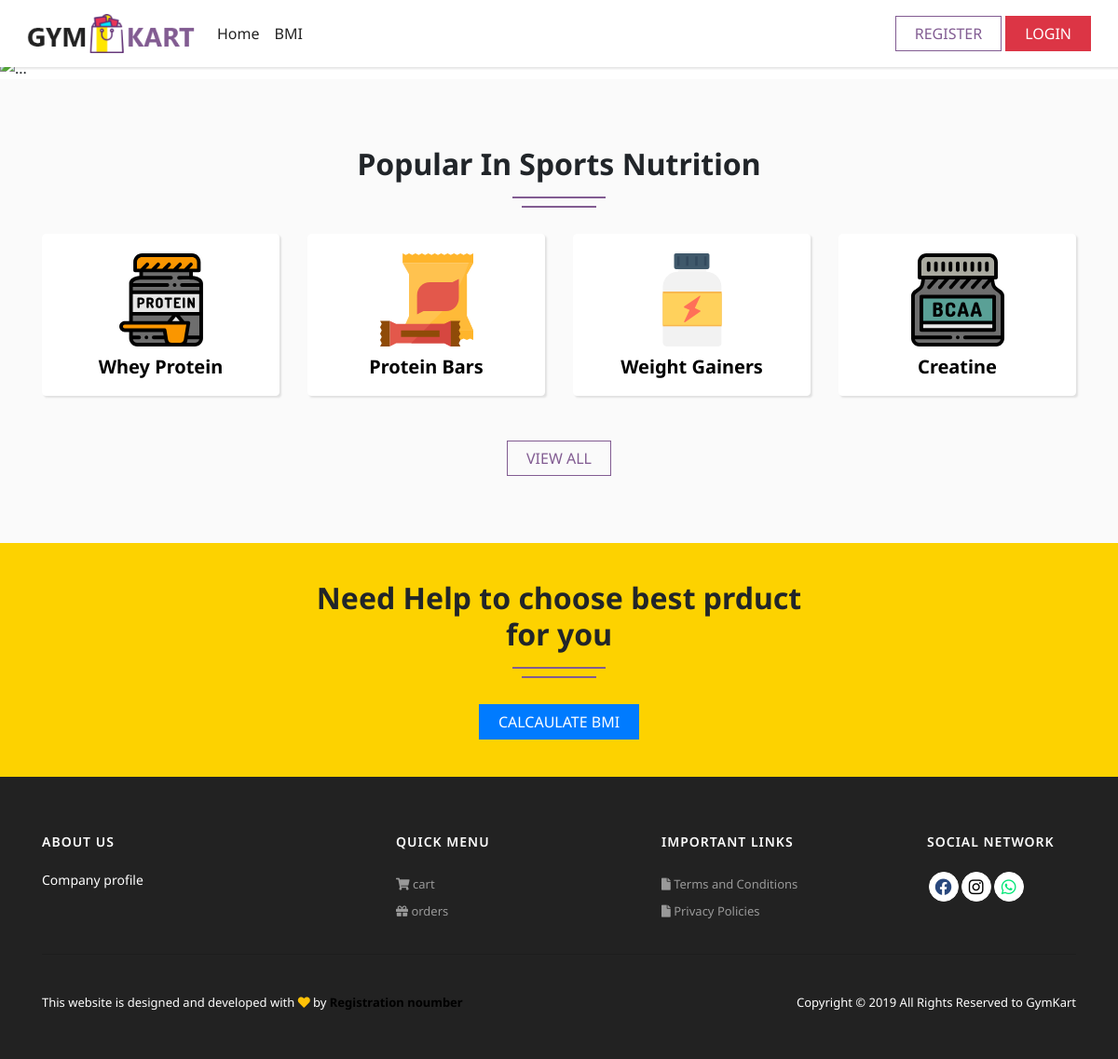
The page / on the database its author committed.
### tables this page shows
CREATE TABLE `product_type` (
  `product_type_id` int(11) NOT NULL,
  `product_type_val` varchar(1024) NOT NULL,
  `product_type_image` varchar(1024) NOT NULL
);

### view/home.php (the view, shortened to what this page needs)
<?php
    require_once "includes/header.php";
    require_once "includes/nav.php";
?>
<section class="slider">
    <div id="carouselExampleIndicators" class="carousel slide" data-ride="carousel">
    <ol class="carousel-indicators">
    </ol>
    <div class="carousel-inner">
        <div class="carousel-item active">
        <img src="https://img10.hkrtcdn.com/10642/bnr_1064119_o.jpg" class="d-block w-100" alt="...">
        </div>
    </div>
    <a class="carousel-control-prev" href="#carouselExampleIndicators" role="button" data-slide="prev">
        <span class="carousel-control-prev-icon" aria-hidden="true"></span>
    </a>
    <a class="carousel-control-next" href="#carouselExampleIndicators" role="button" data-slide="next">
        <span class="carousel-control-next-icon" aria-hidden="true"></span>
    </a>
    </div>
</section>
<section class="trending-now">
        <div class="container">
            <div class="row">
                <div class="col-md-6 mx-auto text-center mb-5 section-heading">
                    <h2 class="">Popular In Sports Nutrition</h2>
                </div>
            </div>
            <div class="row ">
                <?php
                    $query = "select * from product_type LIMIT 4" ;
                    $res = mysqli_query($connection , $query);
                    while($data = mysqli_fetch_assoc($res)){
                        ?>
                <a class="col-lg-3 wow zoomIn" data-wow-duration="1s" href="?v=product&type=<?php echo $data['product_type_id'] ?>">
                    <div class="card-trend-item">
                        <div class="card-image">
                            <img src="image/<?php echo $data['product_type_image'] ?>" alt="<?php echo $data['product_type_val'] ?>">
                        </div>
                        <div class="card-text text-center">
                            <h5><?php echo $data['product_type_val'] ?></h5>
                        </div>
                    </div>
                </a>
                        <?php
                    }
                ?>
            </div>
            <div class="text-center mt-5">
                <a href="?v=product" class="btn btn-theme-primary">View All</a>
            </div>
        </div>
</section>
<section class="help-bmi">
  <div class="container">
    <div class="row">
        <div class="col-md-6 mx-auto text-center mb-5 section-heading">
            <h2 class="">Need Help to choose best prduct for you</h2>
        </div>
    </div>
    <div class="text-center">
        <a href="?v=bmi" class="btn btn-primary">Calcaulate BMI</a>
    </div>
  </div>
</section>
<?php require_once "includes/footer.php"; ?>

### css/app.css (style rules this page uses)
* { font-family: 'Noto Sans', sans-serif; }
a { text-transform: none; text-decoration: none; color: #000000; }
.slider { padding: 61px 0px 0px 0px ; }
.trending-now { background: #FAFAFA; padding: 4.5rem 0; }
h1,h2,h3,h4,h5,h6 { font-weight: 700; }
.section-heading h2:before, .section-heading h2:after { content: ""; position: absolute; bottom: 0; height: 2px; background: #825C92; left: 0; -webkit-transform: translateX(-50%); -ms-transform: translateX(-50%); transform: translateX(-50%); }
.section-heading h2:before { width: 100px; bottom: -10px; left: 50%; }
.section-heading h2:after { width: 80px; bottom: -20px; left: 50%; }
.card-trend-item { padding: 10px 12px; border: 1px solid #ffffff; cursor: pointer; -webkit-box-shadow: 2px 2px 2px rgba(0, 0, 0, 0.1); box-shadow: 2px 2px 2px rgba(0, 0, 0, 0.1); border-radius: 4px; background: #ffffff; transition: all 0.3s cubic-bezier(0.075, 0.82, 0.165, 1); }
.card-trend-item>.card-image>img { padding: 10px; max-width: 120px; }
.card-trend-item>.card-image { display: flex; flex-direction: column; justify-content: center; align-content: center; justify-items: center; align-items: center; }
.btn { border-radius: 0 !important ; padding: 6px 20px; text-transform: uppercase; }
.btn-theme-primary { background: transparent; border: 1px solid #825C92 ; color: #825C92; -webkit-transition: .3s ease-out; transition: .3s ease-out; }
.help-bmi { padding: 2.5rem 0; background: #FDD200; }

### rows shown on the page
product_type: product_type_image (picture), product_type_val "Whey Protein"
product_type: product_type_image (picture), product_type_val "Protein Bars"
product_type: product_type_image (picture), product_type_val "Weight Gainers"
product_type: product_type_image (picture), product_type_val "Creatine"
